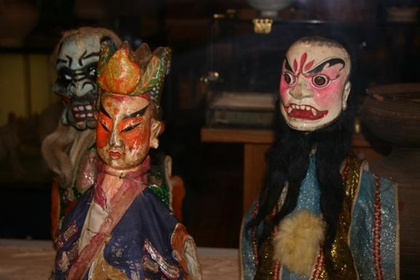
%> input picture Assignment2/Entropy/flash.jpg, 420 x 280 px, shrunk from 576 x 384 before the run
$ octave Ques7_part2.m   (GNU Octave 9; MATLAB toolbox functions it lacks are replaced by stand-ins)
%> lines starting %> are read from the running program, lines starting %| are printed output that depends on the picture
clear
flash = imread('flash.jpg');
%> flash is the input picture: size 280x420x3 uint8; mean R, G, B 57.1, 41.1, 30.4
flash = double(rgb2gray(flash));
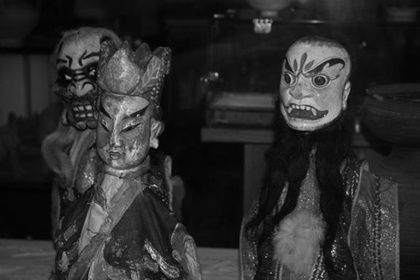
%> flash: size 280x420 double; min 1, max 226, mean 44.6
noflash= imread('noflash.jpg');
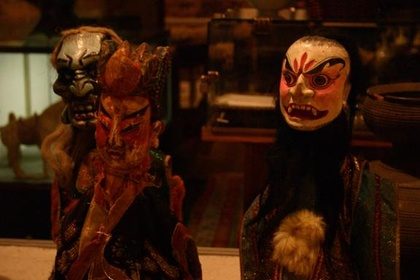
%> input picture Assignment2/Entropy/noflash.jpg, 420 x 280 px, shrunk from 576 x 384 before the run
%> noflash is the input picture: size 280x420x3 uint8; mean R, G, B 55.3, 26.8, 11.6
noflash = double(rgb2gray(noflash));
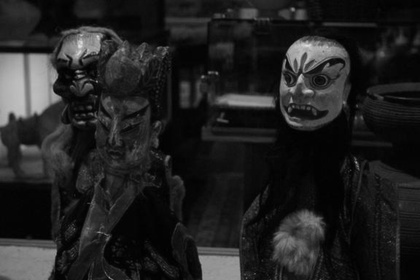
%> noflash: size 280x420 double; min 0, max 223, mean 33.6
noflash = imrotate(noflash,28.5,'crop');
noflash = double(imtranslate(noflash,[-2,0]));
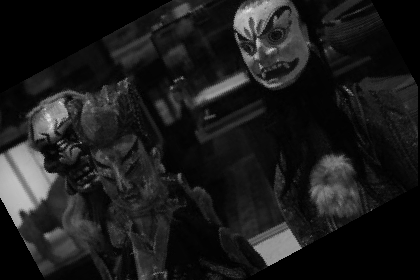
%> noflash: size 280x420 double; min 0, max 223, mean 28
noflash = double(noflash) +  (10*randn(size(noflash)));
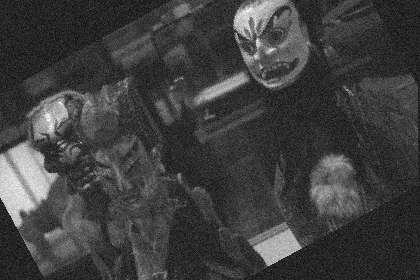
%> noflash: size 280x420 double; min -38.79, max 228.9, mean 27.9; drawn with min black and max white
imshow(uint8(noflash));
noflash = double(noflash);
%% Data Acquisition till now the main code starts from now.
%%%%We have made use of A Function which computes the joint histogram
%%%%between two images
[m p] = size(flash);
%> m = 280; p = 420
noflash = uint8(noflash);
noflash = double(noflash);
Shannon_entropy = zeros(25,121);

%> (the run ends here)
